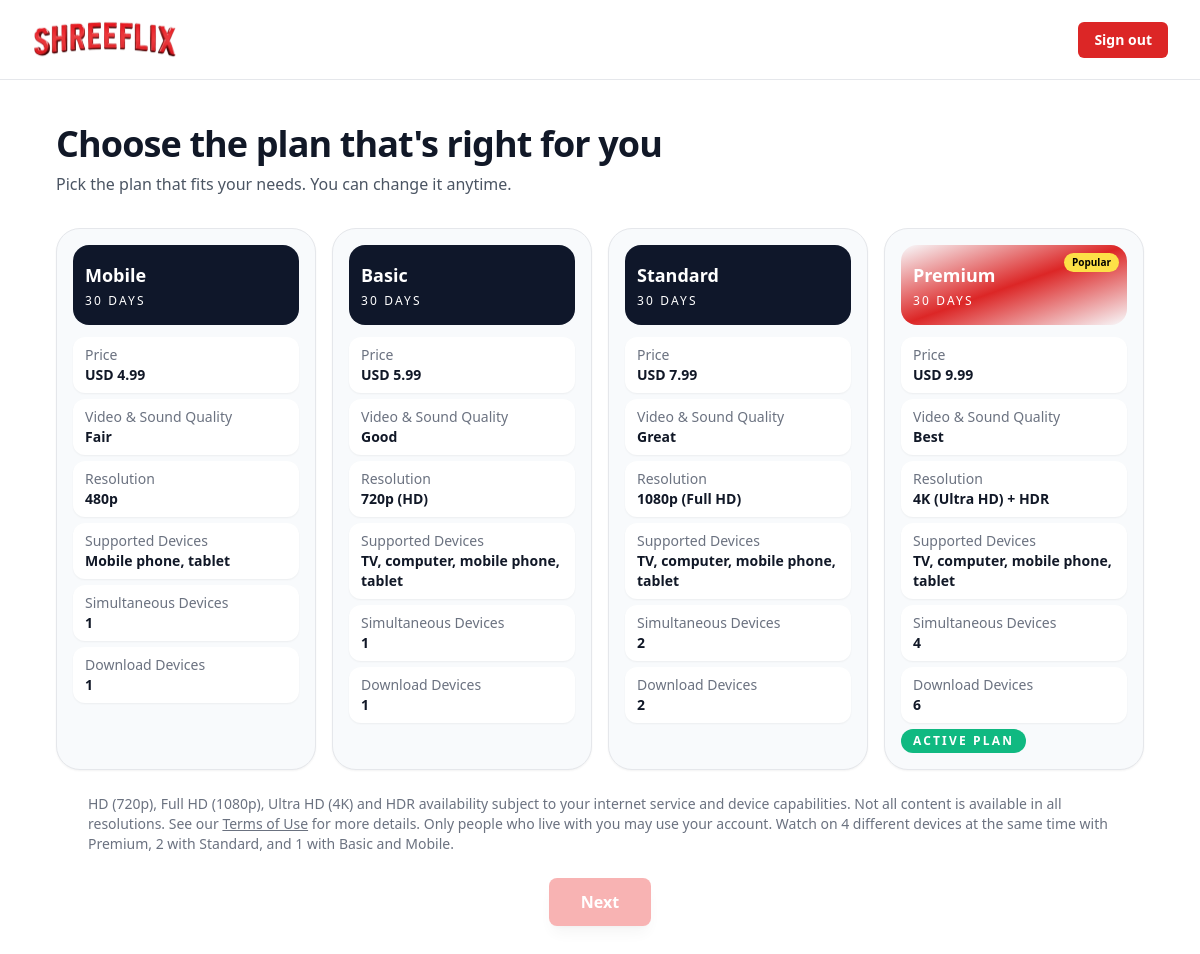
Screenshot of /subscription/ (signed in) with the database file from the repository.
### subscription/models.py (models this page shows, shortened)
class SubscriptionPlan(models.Model):
    name = models.CharField(max_length=100)
    price = models.DecimalField(max_digits=8, decimal_places=2)  # USD
    duration_days = models.PositiveIntegerField(default=30)  # 30 days = monthly
    video_sound_quality = models.CharField(max_length=100, default="Unknown")  # e.g., Fair, Good, Great, Best
    resolution = models.CharField(max_length=100, default="Unknown")           # e.g., 480p, 720p, 1080p, 4k+HDR
    supported_devices = models.CharField(max_length=255, default="Unknown")    # e.g., TV, Computer, Mobile, Tablet
    simultaneous_streams = models.PositiveIntegerField(default=1)
    download_devices = models.PositiveIntegerField(default=1)
    stripe_price_id = models.CharField(max_length=200, blank=True, null=True)

### subscription/views.py (the view)
# urls.py: path('', views.plans, name='plans'),
@login_required
def plans(request):
    all_plans = SubscriptionPlan.objects.all()
    user_subscription = None
    if request.user.is_authenticated:
        try:
            user_subscription = request.user.subscription
            if user_subscription.is_valid():
                messages.info(request, f"You already have an active {user_subscription.plan.name} subscription until {user_subscription.end_date.strftime('%B %d, %Y')}")
        except:
            pass
    return render(request, 'subscription/plans.html', {'plans': all_plans, 'user_subscription': user_subscription})

### subscription/models.py (called while the page is built)
    def is_valid(self):
        return self.is_active and self.end_date > timezone.now()

### subscription/templates/subscription/plans.html (shortened to what this page needs)
{% extends "core/base.html" %}
{% block content %}
<div class="min-h-screen bg-white text-black">
    {% load static %}
    <header class="flex items-center justify-between px-4 sm:px-8 py-4 border-b border-gray-200">
        {% if user_subscription and user_subscription.is_valid %}
        <a href="{% url 'home' %}">
            <img src="{% static 'core/logo.png' %}" alt="logo" class="w-28 sm:w-36">
        </a>
        {% else %}
        <a href="{% url 'index' %}">
            <img src="{% static 'core/logo.png' %}" alt="logo" class="w-28 sm:w-36">
        </a>
        {% endif %}
        <form method="POST" action="{% url 'logout' %}">
            <button type="submit"
                class="text-sm font-semibold text-white bg-red-600 hover:bg-red-700 transition px-4 py-2 rounded-md">
                Sign out
            </button>
        </form>
    </header>
    <div class="max-w-6xl mx-auto px-4 py-8 sm:px-6 lg:px-8">
        <h1 class="mt-3 text-2xl sm:text-3xl sm:text-4xl font-bold tracking-tight text-gray-900">Choose the plan that's right for you</h1>
        <p class="mt-2 max-w-4xl text-sm sm:text-base text-gray-600">Pick the plan that fits your needs. You can change it anytime.</p>
        <div class="mt-8 grid grid-cols-1 sm:grid-cols-2 lg:grid-cols-4 gap-4">
            {% for plan in plans %}
            <div class="plan-card cursor-pointer overflow-hidden rounded-3xl border border-gray-200 bg-slate-50 p-4 shadow-sm transition hover:shadow-md flex flex-col"
                 data-plan-id="{{ plan.id }}">
                <div class="relative overflow-hidden rounded-2xl px-3 py-4 {% if plan.name == 'Premium' %} bg-gradient-to-br from-red-500 via-red-600 to-yellow-500 text-white {% else %} bg-slate-900 text-white {% endif %}">
                    <h2 class="text-lg font-semibold">{{ plan.name }}</h2>
                    <p class="mt-1 text-xs uppercase tracking-[0.18em]">{{ plan.duration_days }} days</p>
                    {% if plan.name == 'Premium' %}
                    <span class="absolute top-2 right-2 rounded-full bg-yellow-300 px-2 py-0.5 text-[10px] font-semibold text-black">Popular</span>
                    {% endif %}
                </div>
                <div class="mt-3 flex-1 space-y-1.5 text-sm text-gray-700">
                    <div class="rounded-xl bg-white px-3 py-2 shadow-sm">
                        <p class="text-gray-500">Price</p>
                        <p class="font-semibold text-gray-900">USD {{ plan.price }}</p>
                    </div>
                    <div class="rounded-xl bg-white px-3 py-2 shadow-sm">
                        <p class="text-gray-500">Video & Sound Quality</p>
                        <p class="font-semibold text-gray-900">{{ plan.video_sound_quality }}</p>
                    </div>
                    <div class="rounded-xl bg-white px-3 py-2 shadow-sm">
                        <p class="text-gray-500">Resolution</p>
                        <p class="font-semibold text-gray-900">{{ plan.resolution }}</p>
                    </div>
                    <div class="rounded-xl bg-white px-3 py-2 shadow-sm">
                        <p class="text-gray-500">Supported Devices</p>
                        <p class="font-semibold text-gray-900">{{ plan.supported_devices }}</p>
                    </div>
                    <div class="rounded-xl bg-white px-3 py-2 shadow-sm">
                        <p class="text-gray-500">Simultaneous Devices</p>
                        <p class="font-semibold text-gray-900">{{ plan.simultaneous_streams }}</p>
                    </div>
                    <div class="rounded-xl bg-white px-3 py-2 shadow-sm">
                        <p class="text-gray-500">Download Devices</p>
                        <p class="font-semibold text-gray-900">{{ plan.download_devices }}</p>
                    </div>
                    {% if user_subscription and user_subscription.plan and plan.id == user_subscription.plan.id %}
                    <div class="mt-2 inline-flex items-center rounded-full bg-emerald-500 px-3 py-1 text-xs font-semibold uppercase tracking-[0.18em] text-white">
                        Active plan
                    </div>
                    {% endif %}
                </div>
            </div>
            {% endfor %}
        </div>
        <p class="mx-auto mt-6 max-w-5xl text-xs sm:text-sm leading-6 text-gray-500">
            HD (720p), Full HD (1080p), Ultra HD (4K) and HDR availability subject to your internet service and device capabilities. Not all content is available in all resolutions. See our
            <a href="https://help.netflix.com/legal/termsofuse" class="underline hover:text-gray-700" target="_blank">Terms of Use</a>
            for more details. Only people who live with you may use your account. Watch on 4 different devices at the same time with Premium, 2 with Standard, and 1 with Basic and Mobile.
        </p>
        <div class="fixed bottom-0 left-0 right-0 sm:static sm:mt-6 bg-white sm:bg-transparent border-t border-gray-200 sm:border-0 px-4 py-3 sm:py-0 sm:flex sm:justify-center z-50">
            <button id="nextBtn"
                    class="w-full sm:w-auto inline-flex items-center justify-center rounded-lg bg-red-500 px-8 py-3 text-base font-semibold text-white shadow-lg transition disabled:opacity-40 disabled:cursor-not-allowed"
                    disabled>
                Next
            </button>
        </div>
    </div>
</div>
{% endblock content %}

### rows the page displays
SubscriptionPlan: name "Mobile", duration_days "30", price "4.99", video_sound_quality "Fair", resolution "480p", supported_devices "Mobile phone, tablet", simultaneous_streams "1", download_devices "1"
SubscriptionPlan: name "Basic", duration_days "30", price "5.99", video_sound_quality "Good", resolution "720p (HD)", supported_devices "TV, computer, mobile phone, tablet", simultaneous_streams "1", download_devices "1"
SubscriptionPlan: name "Standard", duration_days "30", price "7.99", video_sound_quality "Great", resolution "1080p (Full HD)", supported_devices "TV, computer, mobile phone, tablet", simultaneous_streams "2", download_devices "2"
SubscriptionPlan: name "Premium", duration_days "30", shows "Popular", price "9.99", video_sound_quality "Best", resolution "4K (Ultra HD) + HDR", supported_devices "TV, computer, mobile phone, tablet", simultaneous_streams "4", download_devices "6", shows "ACTIVE PLAN"
